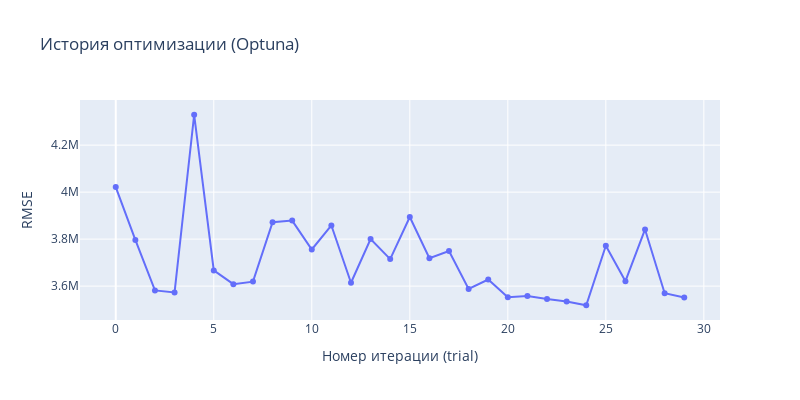

The notebook cell saved with this chart:
### Code cell
import plotly.graph_objects as go

# Извлекаем историю значений
trials = study.trials_dataframe()
trials = trials[trials["state"] == "COMPLETE"]

fig = go.Figure()
fig.add_trace(go.Scatter(
    x=trials["number"],
    y=trials["value"],
    mode="lines+markers",
    name="RMSE per trial"
))

fig.update_layout(
    title=" История оптимизации (Optuna)",
    xaxis_title="Номер итерации (trial)",
    yaxis_title="RMSE",
    height=400,
    width=800
)

fig.show()

### Figure 1 — Plotly figure (JSON) as saved in the notebook; plotly's stock layout.template omitted (floating-point values rounded to 4 significant figures)
{"data": [{"mode": "lines+markers", "name": "RMSE per trial", "type": "scatter", "x": [0, 1, 2, 3, 4, 5, 6, 7, 8, 9, 10, 11, 12, 13, 14, 15, 16, 17, 18, 19, 20, 21, 22, 23, 24, 25, 26, 27, 28, 29], "y": [4021000.0, 3797000.0, 3582000.0, 3573000.0, 4329000.0, 3667000.0, 3608000.0, 3619000.0, 3872000.0, 3879000.0, 3756000.0, 3858000.0, 3614000.0, 3800000.0, 3715000.0, 3894000.0, 3719000.0, 3750000.0, 3588000.0, 3628000.0, 3552000.0, 3558000.0, 3545000.0, 3535000.0, 3519000.0, 3772000.0, 3621000.0, 3841000.0, 3570000.0, 3551000.0]}], "layout": {"height": 400, "title": {"text": " История оптимизации (Optuna)"}, "width": 800, "xaxis": {"title": {"text": "Номер итерации (trial)"}}, "yaxis": {"title": {"text": "RMSE"}}}}
